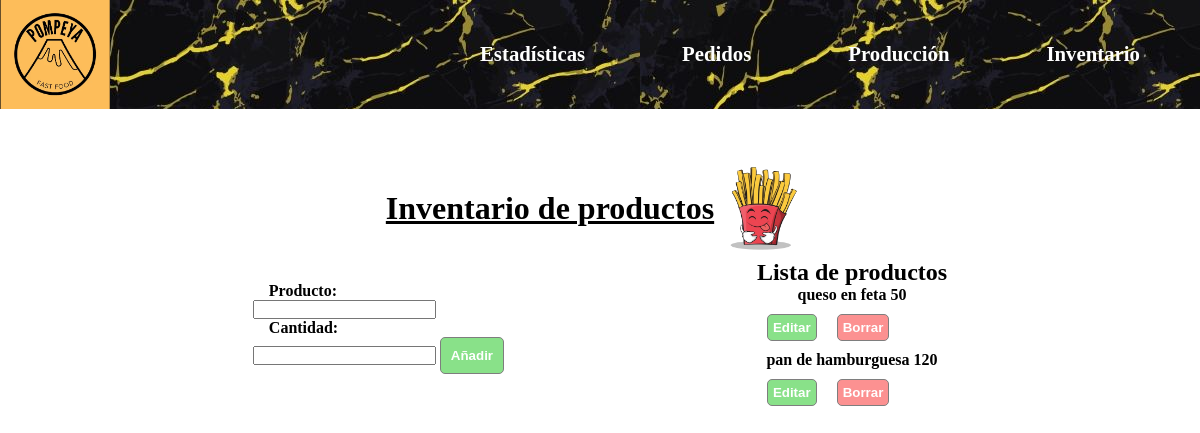
Page /faltantes on the committed database.
### test.py (models this page shows)
class Faltantes(db.Model):
	id = db.Column(db.Integer,primary_key=True)
	faltante = db.Column(db.String(150),nullable=False)
	cantidad = db.Column(db.Integer,nullable=False)

### test.py (the view, shortened to what this page needs)
@app.route("/faltantes",methods=["POST","GET"])
def faltantes():
	form = faltantesForm()
	faltantesTotal = Faltantes().query.all()
	return render_template("faltantes.html",form=form,faltantesTotal=faltantesTotal)

### test.py
class faltantesForm(FlaskForm):
	faltante = StringField(label="Producto:",validators=[DataRequired(),Length(min=1,max=150)])
	cantidad = IntegerField(label="Cantidad:",validators=[DataRequired()])
	añadir = SubmitField()

### templates/faltantes.html (shortened to what this page needs)
{% extends "base.html" %}
{% block content %}
<div class="header1">
	<h1>Inventario de productos</h1>
	<img src="/static/images/papas2-removebg-preview.png" alt="" class="lomito">
</div>
	<div class="container-faltantes">
		<div class="form-container">
			<form method="POST">
				{{ form.faltante.label() }}<br>
				{{ form.faltante() }}<br>
                {{ form.cantidad.label() }}<br>
                {{ form.cantidad() }}
				{{ form.añadir() }}<br>
			</form><br>
		</div>
		<div class="product-list-container3">
			<h2>Lista de productos</h2>
			{% for i in faltantesTotal %}
			<p>{{ i.faltante }} {{ i.cantidad }} </p><a href="/update3/{{ i.id }}"><button class="cambiar">Editar</button></a><a href="/delete3/{{ i.id }}"><button class="borrar">Borrar</button></a>
			{% endfor %}
		</div>
	</div>
{% endblock %}

### static/css/styles.css (style rules this page uses)
* { margin: 0; padding: 0; box-sizing: border-box; font-weight: bolder; }
h1 { text-align: center; margin-bottom: 30px; margin-top: 30px; text-decoration: underline ; }
.header1 { display: flex; justify-content: center; align-items: center; margin-top: 50px; }
.cambiar { background-color: rgb(22, 196, 22); opacity: .5; color: white; border: 1px solid black; border-radius: 5px; padding: 5px; }
.borrar { background-color: rgb(250, 37, 37); opacity: .5; color: white; border: 1px solid black; border-radius: 5px; padding: 5px; }
#añadir { background-color: rgb(22, 196, 22); opacity: .5; color: white; border: 1px solid black; border-radius: 5px; padding: 10px; }
.form-container form label { margin-left: 1rem; }
.lomito { width: 100px; }
.product-list-container3 button { margin: 10px; }
.product-list-container3 p { text-align: center; }
.container-faltantes { display: flex; justify-content: space-evenly; align-items: center; }

### rows in the picture
Faltantes: faltante "queso en feta", cantidad "50"
Faltantes: faltante "pan de hamburguesa", cantidad "120"
